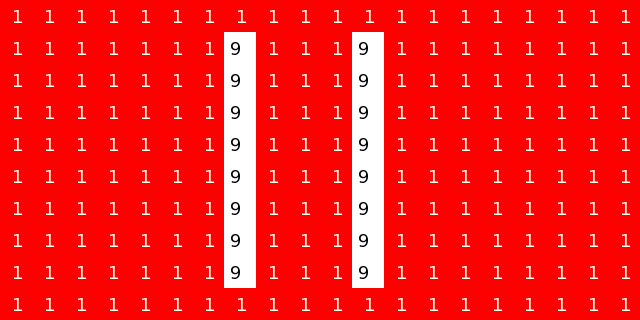

A level layout from a 2D game, rendered from its tile map. Below: a short description, then the map file with tile-grid data replaced by summaries:
An orthogonal 20x10 tile map with 32x32 px tiles, 2 tile layers (floor, objects), 1 hidden layer not drawn and 2 objects.

<map version="1.0" orientation="orthogonal" renderorder="right-down" width="20" height="10" tilewidth="32" tileheight="32" nextobjectid="4">
 <tileset firstgid="1" name="testtiles" tilewidth="32" tileheight="32" tilecount="9">
  <image source="testtiles.png" width="96" height="96" />
 </tileset>
 <layer name="floor" width="20" height="10">
  <data>[200 cells, 200 non-empty, 1 distinct tile ids]</data>
 </layer>
 <layer name="walls" width="20" height="10" visible="0">
  <data>[200 cells, 55 non-empty, 2 distinct tile ids]</data>
 </layer>
 <layer name="objects" width="20" height="10">
  <data>[200 cells, 16 non-empty, 1 distinct tile ids]</data>
 </layer>
 <objectgroup name="collision">
  <object id="2" x="224" y="32" width="32" height="256" />
  <object id="3" x="352" y="32" width="32" height="256" />
 </objectgroup>
</map>
